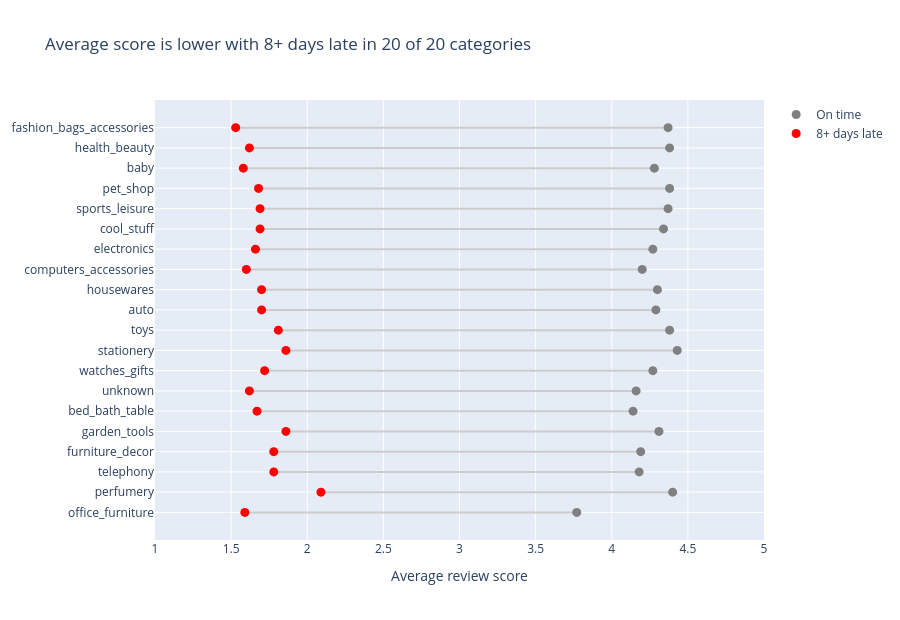

Notebook source saved alongside this figure:
### Markdown cell above
## 5. Is it a category artifact?

Per category: average score for on-time orders vs orders 8+ days late (grain: order and category, so a multi-category order counts in each). Only categories with at least 30 reviewed orders in both groups.

### Code cell
cats = q("q06_category_confounders.sql")
cats["delta"] = cats["avg_score_8_plus_days_late"] - cats["avg_score_on_time"]
cats = cats.sort_values("delta").reset_index(drop=True)   # biggest drop first
n_drop = int((cats["delta"] < 0).sum())

xs, ys = [], []
for _, r in cats.iterrows():
    xs += [r["avg_score_8_plus_days_late"], r["avg_score_on_time"], None]
    ys += [r["category"], r["category"], None]

fig = go.Figure()
fig.add_trace(go.Scatter(x=xs, y=ys, mode="lines", line=dict(color="#cccccc", width=2), showlegend=False))
fig.add_trace(go.Scatter(x=cats["avg_score_on_time"], y=cats["category"], mode="markers",
                         marker=dict(color="grey", size=9), name="On time"))
fig.add_trace(go.Scatter(x=cats["avg_score_8_plus_days_late"], y=cats["category"], mode="markers",
                         marker=dict(color="red", size=9), name="8+ days late"))
fig.update_yaxes(autorange="reversed")
fig.update_xaxes(title="Average review score", range=[1, 5])
fig.update_layout(title=f"Average score is lower with 8+ days late in {n_drop} of {len(cats)} categories",
                  height=max(400, 24 * len(cats) + 140))
save(fig, "category_dumbbell")

### Figure 1 — Plotly figure (JSON) as saved in the notebook; plotly's stock layout.template omitted (floating-point values rounded to 4 significant figures)
{"data": [{"line": {"color": "#cccccc", "width": 2}, "mode": "lines", "showlegend": false, "type": "scatter", "x": [1.53, 4.37, null, 1.62, 4.38, null, 1.58, 4.28, null, 1.68, 4.38, null, 1.69, 4.37, null, 1.69, 4.34, null, 1.66, 4.27, null, 1.6, 4.2, null, 1.7, 4.3, null, 1.7, 4.29, null, 1.81, 4.38, null, 1.86, 4.43, null, 1.72, 4.27, null, 1.62, 4.16, null, 1.67, 4.14, null, 1.86, 4.31, null, 1.78, 4.19, null, 1.78, 4.18, null, 2.09, 4.4, null, 1.59, 3.77, null], "y": ["fashion_bags_accessories", "fashion_bags_accessories", null, "health_beauty", "health_beauty", null, "baby", "baby", null, "pet_shop", "pet_shop", null, "sports_leisure", "sports_leisure", null, "cool_stuff", "cool_stuff", null, "electronics", "electronics", null, "computers_accessories", "computers_accessories", null, "housewares", "housewares", null, "auto", "auto", null, "toys", "toys", null, "stationery", "stationery", null, "watches_gifts", "watches_gifts", null, "unknown", "unknown", null, "bed_bath_table", "bed_bath_table", null, "garden_tools", "garden_tools", null, "furniture_decor", "furniture_decor", null, "telephony", "telephony", null, "perfumery", "perfumery", null, "office_furniture", "office_furniture", null]}, {"marker": {"color": "grey", "size": 9}, "mode": "markers", "name": "On time", "type": "scatter", "x": [4.37, 4.38, 4.28, 4.38, 4.37, 4.34, 4.27, 4.2, 4.3, 4.29, 4.38, 4.43, 4.27, 4.16, 4.14, 4.31, 4.19, 4.18, 4.4, 3.77], "y": ["fashion_bags_accessories", "health_beauty", "baby", "pet_shop", "sports_leisure", "cool_stuff", "electronics", "computers_accessories", "housewares", "auto", "toys", "stationery", "watches_gifts", "unknown", "bed_bath_table", "garden_tools", "furniture_decor", "telephony", "perfumery", "office_furniture"]}, {"marker": {"color": "red", "size": 9}, "mode": "markers", "name": "8+ days late", "type": "scatter", "x": [1.53, 1.62, 1.58, 1.68, 1.69, 1.69, 1.66, 1.6, 1.7, 1.7, 1.81, 1.86, 1.72, 1.62, 1.67, 1.86, 1.78, 1.78, 2.09, 1.59], "y": ["fashion_bags_accessories", "health_beauty", "baby", "pet_shop", "sports_leisure", "cool_stuff", "electronics", "computers_accessories", "housewares", "auto", "toys", "stationery", "watches_gifts", "unknown", "bed_bath_table", "garden_tools", "furniture_decor", "telephony", "perfumery", "office_furniture"]}], "layout": {"height": 620, "title": {"text": "Average score is lower with 8+ days late in 20 of 20 categories"}, "xaxis": {"range": [1, 5], "title": {"text": "Average review score"}}, "yaxis": {"autorange": "reversed"}}}
